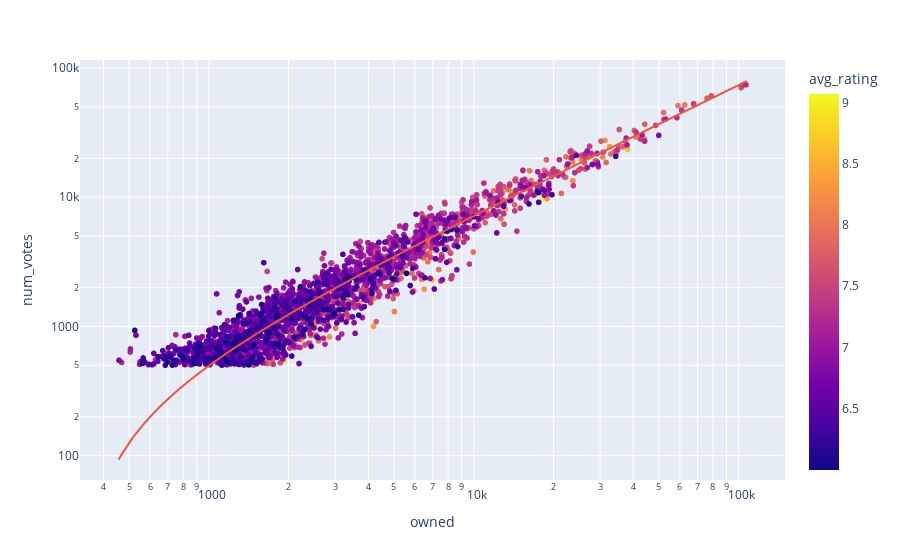

This figure's notebook cell:
### Code cell
fig.show()

a = px.get_trendline_results(fig).px_fit_results.iloc[0].rsquared
print(a)

### Figure 1 — Plotly figure (JSON) as saved in the notebook; plotly's stock layout.template omitted (floating-point values rounded to 4 significant figures; data arrays with more than 128 entries replaced by an {"elided": "..."} marker saying what was removed)
{"data": [{"hovertemplate": "owned=%{x}<br>num_votes=%{y}<br>avg_rating=%{marker.color}<extra></extra>", "legendgroup": "", "marker": {"color": {"elided": "2188 float values"}, "coloraxis": "coloraxis", "symbol": "circle"}, "mode": "markers", "name": "", "showlegend": false, "type": "scattergl", "x": {"elided": "2188 int values"}, "xaxis": "x", "y": {"elided": "2188 int values"}, "yaxis": "y"}, {"hovertemplate": "<b>OLS trendline</b><br>num_votes = 0.740405 * owned + -244.974<br>R<sup>2</sup>=0.969177<br><br>owned=%{x}<br>num_votes=%{y} <b>(trend)</b><extra></extra>", "legendgroup": "", "marker": {"symbol": "circle"}, "mode": "lines", "name": "", "showlegend": false, "type": "scattergl", "x": {"elided": "2188 int values"}, "xaxis": "x", "y": {"elided": "2188 float values"}, "yaxis": "y"}], "layout": {"coloraxis": {"colorbar": {"title": {"text": "avg_rating"}}, "colorscale": [[0, "#0d0887"], [0.1111, "#46039f"], [0.2222, "#7201a8"], [0.3333, "#9c179e"], [0.4444, "#bd3786"], [0.5556, "#d8576b"], [0.6667, "#ed7953"], [0.7778, "#fb9f3a"], [0.8889, "#fdca26"], [1, "#f0f921"]]}, "legend": {"tracegroupgap": 0}, "margin": {"t": 60}, "xaxis": {"anchor": "y", "domain": [0, 1], "title": {"text": "owned"}, "type": "log"}, "yaxis": {"anchor": "x", "domain": [0, 1], "title": {"text": "num_votes"}, "type": "log"}}}
